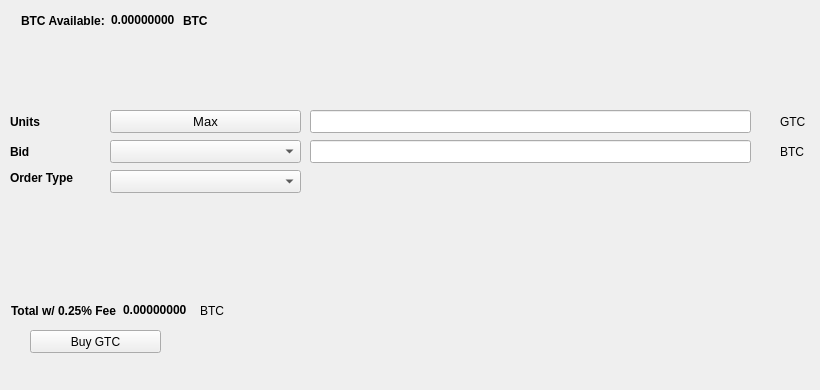
   <widget class="QWidget" name="BuyTab">
    <attribute name="title">
     <string>Buy</string>
    </attribute>
    <widget class="QPushButton" name="BuyGTC">
     <property name="geometry">
      <rect>
       <x>30</x>
       <y>330</y>
       <width>131</width>
       <height>23</height>
      </rect>
     </property>
     <property name="text">
      <string>Buy GTC</string>
     </property>
     <property name="icon">
      <iconset resource="../gastrocoin.qrc">
       <normaloff>:/icons/bitcoin</normaloff>:/icons/bitcoin</iconset>
     </property>
    </widget>
    <widget class="QLabel" name="label_3">
     <property name="geometry">
      <rect>
       <x>10</x>
       <y>110</y>
       <width>46</width>
       <height>23</height>
      </rect>
     </property>
     <property name="font">
      <font>
       <weight>75</weight>
       <bold>true</bold>
      </font>
     </property>
     <property name="text">
      <string>Units</string>
     </property>
    </widget>
    <widget class="QLineEdit" name="UnitsInput">
     <property name="geometry">
      <rect>
       <x>310</x>
       <y>110</y>
       <width>441</width>
       <height>23</height>
      </rect>
     </property>
     <property name="font">
      <font>
       <pointsize>9</pointsize>
       <weight>75</weight>
       <bold>true</bold>
      </font>
     </property>
    </widget>
    <widget class="QLineEdit" name="BuyBidPriceEdit">
     <property name="geometry">
      <rect>
       <x>310</x>
       <y>140</y>
       <width>441</width>
       <height>23</height>
      </rect>
     </property>
     <property name="font">
      <font>
       <pointsize>9</pointsize>
       <weight>75</weight>
       <bold>true</bold>
      </font>
     </property>
    </widget>
    <widget class="QLabel" name="label_4">
     <property name="geometry">
      <rect>
       <x>780</x>
       <y>110</y>
       <width>31</width>
       <height>23</height>
      </rect>
     </property>
     <property name="text">
      <string>GTC</string>
     </property>
    </widget>
    <widget class="QLabel" name="label_5">
     <property name="geometry">
      <rect>
       <x>780</x>
       <y>140</y>
       <width>31</width>
       <height>23</height>
      </rect>
     </property>
     <property name="text">
      <string>BTC</string>
     </property>
    </widget>
    <widget class="QLabel" name="label_6">
     <property name="geometry">
      <rect>
       <x>10</x>
       <y>140</y>
       <width>46</width>
       <height>23</height>
      </rect>
     </property>
     <property name="font">
      <font>
       <weight>75</weight>
       <bold>true</bold>
      </font>
     </property>
     <property name="text">
      <string>Bid</string>
     </property>
    </widget>
    <widget class="QLabel" name="label_7">
     <property name="geometry">
      <rect>
       <x>10</x>
       <y>170</y>
       <width>91</width>
       <height>16</height>
      </rect>
     </property>
     <property name="font">
      <font>
       <weight>75</weight>
       <bold>true</bold>
      </font>
     </property>
     <property name="text">
      <string>Order Type</string>
     </property>
    </widget>
    <widget class="QPushButton" name="Buy_Max_Amount">
     <property name="geometry">
      <rect>
       <x>110</x>
       <y>110</y>
       <width>191</width>
       <height>23</height>
      </rect>
     </property>
     <property name="font">
      <font>
       <pointsize>10</pointsize>
      </font>
     </property>
     <property name="text">
      <string>Max</string>
     </property>
    </widget>
    <widget class="QComboBox" name="BuyBidcomboBox">
     <property name="geometry">
      <rect>
       <x>110</x>
       <y>140</y>
       <width>191</width>
       <height>23</height>
      </rect>
     </property>
     <property name="font">
      <font>
       <pointsize>10</pointsize>
      </font>
     </property>
    </widget>
    <widget class="QComboBox" name="buyOrdertypeCombo">
     <property name="geometry">
      <rect>
       <x>110</x>
       <y>170</y>
       <width>191</width>
       <height>23</height>
      </rect>
     </property>
     <property name="font">
      <font>
       <pointsize>10</pointsize>
      </font>
     </property>
    </widget>
    <widget class="QWidget" name="layoutWidget1">
     <property name="geometry">
      <rect>
       <x>21</x>
       <y>11</y>
       <width>227</width>
       <height>19</height>
      </rect>
     </property>
     <layout class="QHBoxLayout" name="horizontalLayout_3">
      <item>
       <widget class="QLabel" name="label232">
        <property name="font">
         <font>
          <weight>75</weight>
          <bold>true</bold>
         </font>
        </property>
        <property name="text">
         <string>BTC Available:</string>
        </property>
       </widget>
      </item>
      <item>
       <widget class="QLabel" name="BtcAvailableLbl">
        <property name="palette">
         <palette>
          <active>
           <colorrole role="WindowText">
            <brush brushstyle="SolidPattern">
             <color alpha="255">
              <red>0</red>
              <green>0</green>
              <blue>0</blue>
             </color>
            </brush>
           </colorrole>
           <colorrole role="Button">
            <brush brushstyle="SolidPattern">
             <color alpha="255">
              <red>0</red>
              <green>170</green>
              <blue>0</blue>
             </color>
            </brush>
           </colorrole>
           <colorrole role="Light">
            <brush brushstyle="SolidPattern">
             <color alpha="255">
              <red>0</red>
              <green>255</green>
              <blue>0</blue>
             </color>
            </brush>
           </colorrole>
           <colorrole role="Midlight">
            <brush brushstyle="SolidPattern">
             <color alpha="255">
              <red>0</red>
              <green>212</green>
              <blue>0</blue>
             </color>
            </brush>
           </colorrole>
           <colorrole role="Dark">
            <brush brushstyle="SolidPattern">
             <color alpha="255">
              <red>0</red>
              <green>85</green>
              <blue>0</blue>
             </color>
            </brush>
           </colorrole>
           <colorrole role="Mid">
            <brush brushstyle="SolidPattern">
             <color alpha="255">
              <red>0</red>
              <green>113</green>
              <blue>0</blue>
             </color>
            </brush>
           </colorrole>
           <colorrole role="Text">
            <brush brushstyle="SolidPattern">
             <color alpha="255">
              <red>0</red>
              <green>170</green>
              <blue>0</blue>
             </color>
            </brush>
           </colorrole>
           <colorrole role="BrightText">
            <brush brushstyle="SolidPattern">
             <color alpha="255">
              <red>255</red>
              <green>255</green>
              <blue>255</blue>
             </color>
            </brush>
           </colorrole>
           <colorrole role="ButtonText">
            <brush brushstyle="SolidPattern">
             <color alpha="255">
              <red>0</red>
              <green>0</green>
              <blue>0</blue>
             </color>
            </brush>
           </colorrole>
           <colorrole role="Base">
            <brush brushstyle="SolidPattern">
             <color alpha="255">
              <red>255</red>
              <green>255</green>
              <blue>255</blue>
             </color>
            </brush>
           </colorrole>
           <colorrole role="Window">
            <brush brushstyle="SolidPattern">
             <color alpha="255">
              <red>0</red>
              <green>170</green>
              <blue>0</blue>
             </color>
            </brush>
           </colorrole>
           <colorrole role="Shadow">
            <brush brushstyle="SolidPattern">
             <color alpha="255">
              <red>0</red>
              <green>0</green>
              <blue>0</blue>
             </color>
            </brush>
           </colorrole>
           <colorrole role="AlternateBase">
            <brush brushstyle="SolidPattern">
             <color alpha="255">
              <red>127</red>
              <green>212</green>
              <blue>127</blue>
             </color>
            </brush>
           </colorrole>
           <colorrole role="ToolTipBase">
            <brush brushstyle="SolidPattern">
             <color alpha="255">
              <red>255</red>
              <green>255</green>
              <blue>220</blue>
             </color>
            </brush>
           </colorrole>
           <colorrole role="ToolTipText">
            <brush brushstyle="SolidPattern">
             <color alpha="255">
              <red>0</red>
              <green>0</green>
              <blue>0</blue>
             </color>
            </brush>
           </colorrole>
          </active>
          <inactive>
           <colorrole role="WindowText">
            <brush brushstyle="SolidPattern">
             <color alpha="255">
              <red>0</red>
              <green>0</green>
              <blue>0</blue>
             </color>
            </brush>
           </colorrole>
           <colorrole role="Button">
            <brush brushstyle="SolidPattern">
             <color alpha="255">
              <red>0</red>
              <green>170</green>
              <blue>0</blue>
             </color>
            </brush>
           </colorrole>
           <colorrole role="Light">
            <brush brushstyle="SolidPattern">
             <color alpha="255">
              <red>0</red>
              <green>255</green>
              <blue>0</blue>
             </color>
            </brush>
           </colorrole>
           <colorrole role="Midlight">
            <brush brushstyle="SolidPattern">
             <color alpha="255">
              <red>0</red>
              <green>212</green>
              <blue>0</blue>
             </color>
            </brush>
           </colorrole>
           <colorrole role="Dark">
            <brush brushstyle="SolidPattern">
             <color alpha="255">
              <red>0</red>
              <green>85</green>
              <blue>0</blue>
             </color>
            </brush>
           </colorrole>
           <colorrole role="Mid">
            <brush brushstyle="SolidPattern">
             <color alpha="255">
              <red>0</red>
              <green>113</green>
              <blue>0</blue>
             </color>
            </brush>
           </colorrole>
           <colorrole role="Text">
            <brush brushstyle="SolidPattern">
             <color alpha="255">
              <red>0</red>
              <green>170</green>
              <blue>0</blue>
             </color>
            </brush>
           </colorrole>
           <colorrole role="BrightText">
            <brush brushstyle="SolidPattern">
             <color alpha="255">
              <red>255</red>
              <green>255</green>
              <blue>255</blue>
             </color>
            </brush>
           </colorrole>
           <colorrole role="ButtonText">
            <brush brushstyle="SolidPattern">
             <color alpha="255">
              <red>0</red>
              <green>0</green>
              <blue>0</blue>
             </color>
            </brush>
           </colorrole>
           <colorrole role="Base">
            <brush brushstyle="SolidPattern">
             <color alpha="255">
              <red>255</red>
              <green>255</green>
              <blue>255</blue>
             </color>
            </brush>
           </colorrole>
           <colorrole role="Window">
            <brush brushstyle="SolidPattern">
             <color alpha="255">
              <red>0</red>
              <green>170</green>
              <blue>0</blue>
             </color>
            </brush>
           </colorrole>
           <colorrole role="Shadow">
            <brush brushstyle="SolidPattern">
             <color alpha="255">
              <red>0</red>
              <green>0</green>
              <blue>0</blue>
             </color>
            </brush>
           </colorrole>
           <colorrole role="AlternateBase">
            <brush brushstyle="SolidPattern">
             <color alpha="255">
              <red>127</red>
              <green>212</green>
              <blue>127</blue>
             </color>
            </brush>
           </colorrole>
           <colorrole role="ToolTipBase">
            <brush brushstyle="SolidPattern">
             <color alpha="255">
              <red>255</red>
              <green>255</green>
              <blue>220</blue>
             </color>
            </brush>
           </colorrole>
           <colorrole role="ToolTipText">
            <brush brushstyle="SolidPattern">
             <color alpha="255">
              <red>0</red>
              <green>0</green>
              <blue>0</blue>
             </color>
            </brush>
           </colorrole>
          </inactive>
          <disabled>
           <colorrole role="WindowText">
            <brush brushstyle="SolidPattern">
             <color alpha="255">
              <red>0</red>
              <green>85</green>
              <blue>0</blue>
             </color>
            </brush>
           </colorrole>
           <colorrole role="Button">
            <brush brushstyle="SolidPattern">
             <color alpha="255">
              <red>0</red>
              <green>170</green>
              <blue>0</blue>
             </color>
            </brush>
           </colorrole>
           <colorrole role="Light">
            <brush brushstyle="SolidPattern">
             <color alpha="255">
              <red>0</red>
              <green>255</green>
              <blue>0</blue>
             </color>
            </brush>
           </colorrole>
           <colorrole role="Midlight">
            <brush brushstyle="SolidPattern">
             <color alpha="255">
              <red>0</red>
              <green>212</green>
              <blue>0</blue>
             </color>
            </brush>
           </colorrole>
           <colorrole role="Dark">
            <brush brushstyle="SolidPattern">
             <color alpha="255">
              <red>0</red>
              <green>85</green>
              <blue>0</blue>
             </color>
            </brush>
           </colorrole>
           <colorrole role="Mid">
            <brush brushstyle="SolidPattern">
             <color alpha="255">
              <red>0</red>
              <green>113</green>
              <blue>0</blue>
             </color>
            </brush>
           </colorrole>
           <colorrole role="Text">
            <brush brushstyle="SolidPattern">
             <color alpha="255">
              <red>0</red>
              <green>85</green>
              <blue>0</blue>
             </color>
            </brush>
           </colorrole>
           <colorrole role="BrightText">
            <brush brushstyle="SolidPattern">
             <color alpha="255">
              <red>255</red>
              <green>255</green>
              <blue>255</blue>
             </color>
            </brush>
           </colorrole>
           <colorrole role="ButtonText">
            <brush brushstyle="SolidPattern">
             <color alpha="255">
              <red>0</red>
              <green>85</green>
              <blue>0</blue>
             </color>
            </brush>
           </colorrole>
           <colorrole role="Base">
            <brush brushstyle="SolidPattern">
             <color alpha="255">
              <red>0</red>
              <green>170</green>
              <blue>0</blue>
             </color>
            </brush>
           </colorrole>
           <colorrole role="Window">
            <brush brushstyle="SolidPattern">
             <color alpha="255">
              <red>0</red>
              <green>170</green>
              <blue>0</blue>
             </color>
            </brush>
           </colorrole>
           <colorrole role="Shadow">
            <brush brushstyle="SolidPattern">
             <color alpha="255">
              <red>0</red>
              <green>0</green>
              <blue>0</blue>
             </color>
            </brush>
           </colorrole>
           <colorrole role="AlternateBase">
            <brush brushstyle="SolidPattern">
             <color alpha="255">
              <red>0</red>
              <green>170</green>
              <blue>0</blue>
             </color>
            </brush>
           </colorrole>
           <colorrole role="ToolTipBase">
            <brush brushstyle="SolidPattern">
             <color alpha="255">
              <red>255</red>
              <green>255</green>
              <blue>220</blue>
             </color>
            </brush>
           </colorrole>
           <colorrole role="ToolTipText">
            <brush brushstyle="SolidPattern">
             <color alpha="255">
              <red>0</red>
              <green>0</green>
              <blue>0</blue>
             </color>
            </brush>
           </colorrole>
          </disabled>
         </palette>
        </property>
        <property name="font">
         <font>
          <weight>75</weight>
          <bold>true</bold>
         </font>
        </property>
        <property name="text">
         <string>0.00000000</string>
        </property>
        <property name="textInteractionFlags">
         <set>Qt::LinksAccessibleByMouse|Qt::TextSelectableByKeyboard|Qt::TextSelectableByMouse</set>
        </property>
       </widget>
      </item>
      <item>
       <widget class="QLabel" name="BtcAvailableLbl_2">
        <property name="font">
         <font>
          <weight>75</weight>
          <bold>true</bold>
         </font>
        </property>
        <property name="text">
         <string>BTC</string>
        </property>
       </widget>
      </item>
     </layout>
    </widget>
    <widget class="QWidget" name="layoutWidge2">
     <property name="geometry">
      <rect>
       <x>11</x>
       <y>301</y>
       <width>259</width>
       <height>19</height>
      </rect>
     </property>
     <layout class="QHBoxLayout" name="horizontalLayout_4">
      <item>
       <widget class="QLabel" name="label_9">
        <property name="font">
         <font>
          <weight>75</weight>
          <bold>true</bold>
         </font>
        </property>
        <property name="text">
         <string>Total w/ 0.25% Fee</string>
        </property>
       </widget>
      </item>
      <item>
       <widget class="QLabel" name="BuyCostLabel">
        <property name="palette">
         <palette>
          <active>
           <colorrole role="WindowText">
            <brush brushstyle="SolidPattern">
             <color alpha="255">
              <red>0</red>
              <green>0</green>
              <blue>0</blue>
             </color>
            </brush>
           </colorrole>
           <colorrole role="Button">
            <brush brushstyle="SolidPattern">
             <color alpha="255">
              <red>0</red>
              <green>170</green>
              <blue>0</blue>
             </color>
            </brush>
           </colorrole>
           <colorrole role="Light">
            <brush brushstyle="SolidPattern">
             <color alpha="255">
              <red>0</red>
              <green>255</green>
              <blue>0</blue>
             </color>
            </brush>
           </colorrole>
           <colorrole role="Midlight">
            <brush brushstyle="SolidPattern">
             <color alpha="255">
              <red>0</red>
              <green>212</green>
              <blue>0</blue>
             </color>
            </brush>
           </colorrole>
           <colorrole role="Dark">
            <brush brushstyle="SolidPattern">
             <color alpha="255">
              <red>0</red>
              <green>85</green>
              <blue>0</blue>
             </color>
            </brush>
           </colorrole>
           <colorrole role="Mid">
            <brush brushstyle="SolidPattern">
             <color alpha="255">
              <red>0</red>
              <green>113</green>
              <blue>0</blue>
             </color>
            </brush>
           </colorrole>
           <colorrole role="Text">
            <brush brushstyle="SolidPattern">
             <color alpha="255">
              <red>0</red>
              <green>170</green>
              <blue>0</blue>
             </color>
            </brush>
           </colorrole>
           <colorrole role="BrightText">
            <brush brushstyle="SolidPattern">
             <color alpha="255">
              <red>255</red>
              <green>255</green>
              <blue>255</blue>
             </color>
            </brush>
           </colorrole>
           <colorrole role="ButtonText">
            <brush brushstyle="SolidPattern">
             <color alpha="255">
              <red>0</red>
              <green>0</green>
              <blue>0</blue>
             </color>
            </brush>
           </colorrole>
           <colorrole role="Base">
            <brush brushstyle="SolidPattern">
             <color alpha="255">
              <red>255</red>
              <green>255</green>
              <blue>255</blue>
             </color>
            </brush>
           </colorrole>
           <colorrole role="Window">
            <brush brushstyle="SolidPattern">
             <color alpha="255">
              <red>0</red>
              <green>170</green>
              <blue>0</blue>
             </color>
            </brush>
           </colorrole>
           <colorrole role="Shadow">
            <brush brushstyle="SolidPattern">
             <color alpha="255">
              <red>0</red>
              <green>0</green>
              <blue>0</blue>
             </color>
            </brush>
           </colorrole>
           <colorrole role="AlternateBase">
            <brush brushstyle="SolidPattern">
             <color alpha="255">
              <red>127</red>
              <green>212</green>
              <blue>127</blue>
             </color>
            </brush>
           </colorrole>
           <colorrole role="ToolTipBase">
            <brush brushstyle="SolidPattern">
             <color alpha="255">
              <red>255</red>
              <green>255</green>
              <blue>220</blue>
             </color>
            </brush>
           </colorrole>
           <colorrole role="ToolTipText">
            <brush brushstyle="SolidPattern">
             <color alpha="255">
              <red>0</red>
              <green>0</green>
              <blue>0</blue>
             </color>
            </brush>
           </colorrole>
          </active>
          <inactive>
           <colorrole role="WindowText">
            <brush brushstyle="SolidPattern">
             <color alpha="255">
              <red>0</red>
              <green>0</green>
              <blue>0</blue>
             </color>
            </brush>
           </colorrole>
           <colorrole role="Button">
            <brush brushstyle="SolidPattern">
             <color alpha="255">
              <red>0</red>
              <green>170</green>
              <blue>0</blue>
             </color>
            </brush>
           </colorrole>
           <colorrole role="Light">
            <brush brushstyle="SolidPattern">
             <color alpha="255">
              <red>0</red>
              <green>255</green>
              <blue>0</blue>
             </color>
            </brush>
           </colorrole>
           <colorrole role="Midlight">
            <brush brushstyle="SolidPattern">
             <color alpha="255">
              <red>0</red>
              <green>212</green>
              <blue>0</blue>
             </color>
            </brush>
           </colorrole>
           <colorrole role="Dark">
            <brush brushstyle="SolidPattern">
             <color alpha="255">
              <red>0</red>
              <green>85</green>
              <blue>0</blue>
             </color>
            </brush>
           </colorrole>
           <colorrole role="Mid">
            <brush brushstyle="SolidPattern">
             <color alpha="255">
              <red>0</red>
              <green>113</green>
              <blue>0</blue>
             </color>
            </brush>
           </colorrole>
           <colorrole role="Text">
            <brush brushstyle="SolidPattern">
             <color alpha="255">
              <red>0</red>
              <green>170</green>
              <blue>0</blue>
             </color>
            </brush>
           </colorrole>
           <colorrole role="BrightText">
            <brush brushstyle="SolidPattern">
             <color alpha="255">
              <red>255</red>
              <green>255</green>
              <blue>255</blue>
             </color>
            </brush>
           </colorrole>
           <colorrole role="ButtonText">
            <brush brushstyle="SolidPattern">
             <color alpha="255">
              <red>0</red>
              <green>0</green>
              <blue>0</blue>
             </color>
            </brush>
           </colorrole>
           <colorrole role="Base">
            <brush brushstyle="SolidPattern">
             <color alpha="255">
              <red>255</red>
              <green>255</green>
              <blue>255</blue>
             </color>
            </brush>
           </colorrole>
           <colorrole role="Window">
            <brush brushstyle="SolidPattern">
             <color alpha="255">
              <red>0</red>
              <green>170</green>
              <blue>0</blue>
             </color>
            </brush>
           </colorrole>
           <colorrole role="Shadow">
            <brush brushstyle="SolidPattern">
             <color alpha="255">
              <red>0</red>
              <green>0</green>
              <blue>0</blue>
             </color>
            </brush>
           </colorrole>
           <colorrole role="AlternateBase">
            <brush brushstyle="SolidPattern">
             <color alpha="255">
              <red>127</red>
              <green>212</green>
              <blue>127</blue>
             </color>
            </brush>
           </colorrole>
           <colorrole role="ToolTipBase">
            <brush brushstyle="SolidPattern">
             <color alpha="255">
              <red>255</red>
              <green>255</green>
              <blue>220</blue>
             </color>
            </brush>
           </colorrole>
           <colorrole role="ToolTipText">
            <brush brushstyle="SolidPattern">
             <color alpha="255">
              <red>0</red>
              <green>0</green>
              <blue>0</blue>
             </color>
            </brush>
           </colorrole>
          </inactive>
          <disabled>
           <colorrole role="WindowText">
            <brush brushstyle="SolidPattern">
             <color alpha="255">
              <red>0</red>
              <green>85</green>
              <blue>0</blue>
             </color>
            </brush>
           </colorrole>
           <colorrole role="Button">
            <brush brushstyle="SolidPattern">
             <color alpha="255">
              <red>0</red>
              <green>170</green>
              <blue>0</blue>
             </color>
            </brush>
           </colorrole>
           <colorrole role="Light">
            <brush brushstyle="SolidPattern">
             <color alpha="255">
              <red>0</red>
              <green>255</green>
              <blue>0</blue>
             </color>
            </brush>
           </colorrole>
           <colorrole role="Midlight">
            <brush brushstyle="SolidPattern">
             <color alpha="255">
              <red>0</red>
              <green>212</green>
              <blue>0</blue>
             </color>
            </brush>
           </colorrole>
           <colorrole role="Dark">
            <brush brushstyle="SolidPattern">
             <color alpha="255">
              <red>0</red>
              <green>85</green>
              <blue>0</blue>
             </color>
            </brush>
           </colorrole>
           <colorrole role="Mid">
            <brush brushstyle="SolidPattern">
             <color alpha="255">
              <red>0</red>
              <green>113</green>
              <blue>0</blue>
             </color>
            </brush>
           </colorrole>
           <colorrole role="Text">
            <brush brushstyle="SolidPattern">
             <color alpha="255">
              <red>0</red>
              <green>85</green>
              <blue>0</blue>
             </color>
            </brush>
           </colorrole>
           <colorrole role="BrightText">
            <brush brushstyle="SolidPattern">
             <color alpha="255">
              <red>255</red>
              <green>255</green>
              <blue>255</blue>
             </color>
            </brush>
           </colorrole>
           <colorrole role="ButtonText">
            <brush brushstyle="SolidPattern">
             <color alpha="255">
              <red>0</red>
              <green>85</green>
              <blue>0</blue>
             </color>
            </brush>
           </colorrole>
           <colorrole role="Base">
            <brush brushstyle="SolidPattern">
             <color alpha="255">
              <red>0</red>
              <green>170</green>
              <blue>0</blue>
             </color>
            </brush>
           </colorrole>
           <colorrole role="Window">
            <brush brushstyle="SolidPattern">
             <color alpha="255">
              <red>0</red>
              <green>170</green>
              <blue>0</blue>
             </color>
            </brush>
           </colorrole>
           <colorrole role="Shadow">
            <brush brushstyle="SolidPattern">
             <color alpha="255">
              <red>0</red>
              <green>0</green>
              <blue>0</blue>
             </color>
            </brush>
           </colorrole>
           <colorrole role="AlternateBase">
            <brush brushstyle="SolidPattern">
             <color alpha="255">
              <red>0</red>
              <green>170</green>
              <blue>0</blue>
             </color>
            </brush>
           </colorrole>
           <colorrole role="ToolTipBase">
            <brush brushstyle="SolidPattern">
             <color alpha="255">
              <red>255</red>
              <green>255</green>
              <blue>220</blue>
             </color>
            </brush>
           </colorrole>
           <colorrole role="ToolTipText">
            <brush brushstyle="SolidPattern">
             <color alpha="255">
              <red>0</red>
              <green>0</green>
              <blue>0</blue>
             </color>
            </brush>
           </colorrole>
          </disabled>
         </palette>
        </property>
        <property name="font">
         <font>
          <weight>75</weight>
          <bold>true</bold>
         </font>
        </property>
        <property name="autoFillBackground">
         <bool>false</bool>
        </property>
        <property name="text">
         <string>0.00000000</string>
        </property>
        <property name="textInteractionFlags">
         <set>Qt::LinksAccessibleByMouse|Qt::TextSelectableByMouse</set>
        </property>
       </widget>
      </item>
      <item>
       <widget class="QLabel" name="label_10">
        <property name="font">
         <font>
          <weight>50</weight>
          <bold>false</bold>
         </font>
        </property>
        <property name="text">
         <string>BTC</string>
        </property>
       </widget>
      </item>
     </layout>
    </widget>
    <widget class="QLabel" name="label_24">
     <property name="geometry">
      <rect>
       <x>460</x>
       <y>300</y>
       <width>281</width>
       <height>81</height>
      </rect>
     </property>
     <property name="text">
      <string/>
     </property>
     <property name="pixmap">
      <pixmap>:/images/bittrex</pixmap>
     </property>
    </widget>
   </widget>
